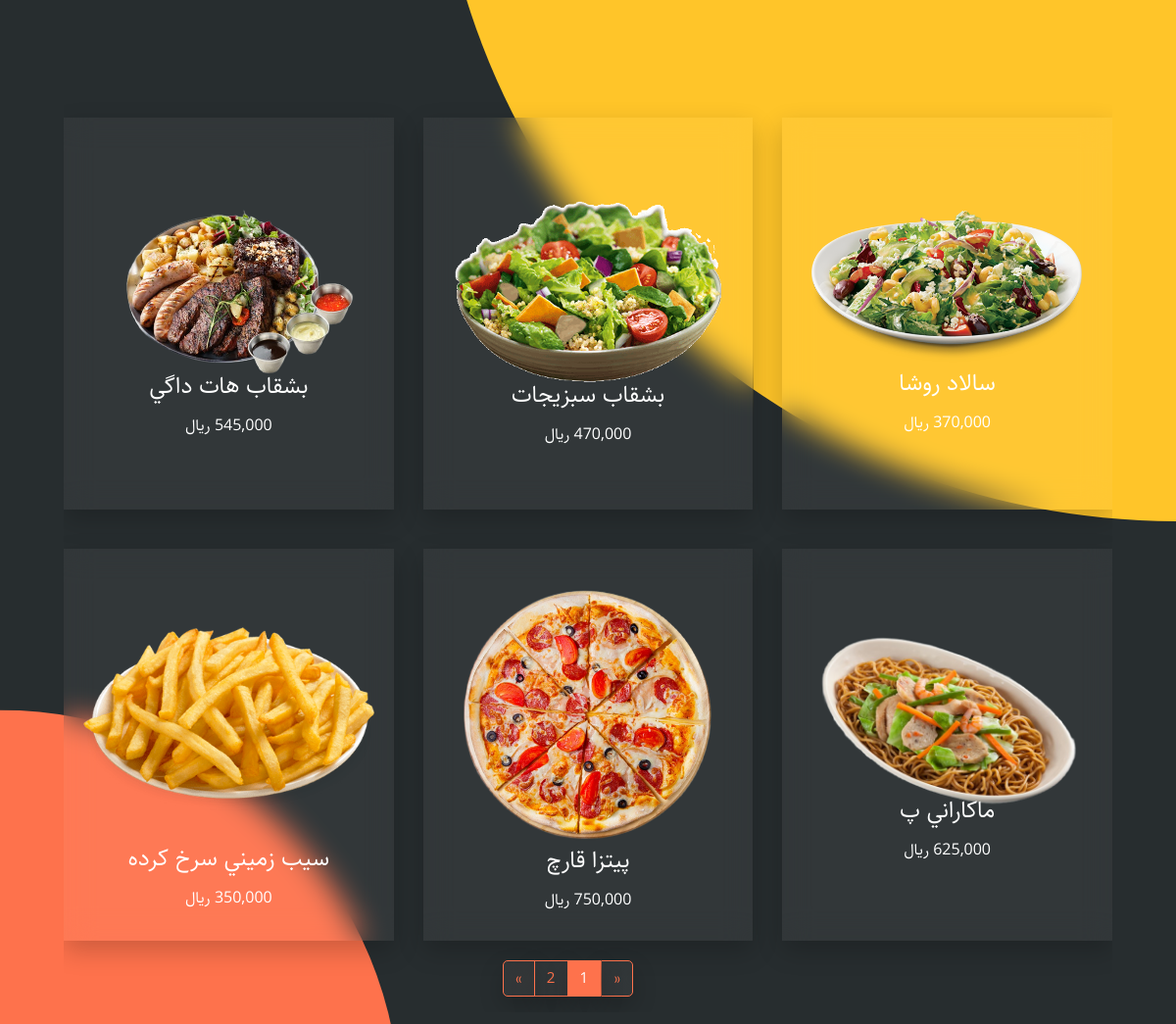
/store/, run on the app's committed database.
### store/models.py (models this page shows, shortened)
class Product(models.Model):
    title = models.CharField(max_length=100, unique=True, verbose_name="عنوان")
    content = models.TextField(verbose_name="توضيحات")
    status = models.BooleanField(default=False, verbose_name="وضعيت")
    price = models.DecimalField(max_digits=11, decimal_places=0, default=0, verbose_name="قيمت")
    category = models.ManyToManyField(Category, blank=True, verbose_name="دسته بندي")
    pic = models.ImageField(upload_to='upload/product/images', default='upload/images/no-img.jpg', verbose_name="تصوير")
    recommended_product = models.ManyToManyField('self', blank=True,verbose_name="محصولات پيشنهادي")
    class Meta:
        ordering = ('-id',)
        verbose_name_plural = 'محصولات'
        verbose_name = 'محصول'
    def get_absolute_url(self):
        return reverse('product-detail', args=[self.id])

### store/views.py (the view)
# urls.py: path('store/', ProductList.as_view(), name='product'),
class ProductList(FormContextMixin, ListView):
    model = Product
    template_name = 'product_list.html'
    paginate_by = 6
    queryset = Product.objects.filter(status=True)
    def get_context_data(self, **kwargs):
        context = super().get_context_data(**kwargs)
        context['cart_product_form'] = CartAddProductForm()
        return context

### store/context_processors.py (called while the page is built)
def cart(request):
    return {'cart': Cart(request)}

### store/views.py (called while the page is built)
    def get_context_data(self, *args, **kwargs):
        ctx = super(FormContextMixin, self).get_context_data(**kwargs)
        ctx['cart_product_from'] = CartAddProductForm()
        return ctx

### store/templates/product_list.html (shortened to what this page needs)
{% extends 'base.html' %}
{% load static %}
{% load humanize %}
{% block content %}
    <section>
        <div class="productcontainer">
            <div class="row">
                {% for product in product_list %}
                    <div class="col-md-4">
                        <div class="productcard">
                            <div class="imgBx">
                                <img src="{{ product.pic.url }}" alt="{{ product.title }}" class="img-fluid">
                                <h4>{{ product.title }}</h4>
                                <h6 class="mt-2" style="color: white;">{{product.price|intcomma:False}} ريال</h6>
                            </div>
                        </div>
                    </div>
                {% endfor %}
            </div>
            <div class="col-md-12 ">
                <div class="text-center">
                        {% if is_paginated %}
                            <ul class="pagination justify-content-center">
                                {% if page_obj.has_previous %}
                                    <li class="page-item ">
                                        <a class="page-link" href="?page={{ page_obj.previous_page_number }}">&laquo;</a>
                                    </li>
                                    {% else %}
                                        <li class="page-item disabled">
                                            <a class="page-link" href="#">&laquo;</a>
                                        </li>
                                {% endif %}
                                {% for i in paginator.page_range %}
                                    {% if page_obj.number == i %}
                                        <li class="page-item active">
                                            <a class="page-link" href="?page={{ i }}"> {{ i }}</a>
                                        </li>
                                    {% else %}
                                        <li class="page-item">
                                            <a class="page-link" href="?page={{ i }}"> {{ i }}</a>
                                        </li>
                                    {% endif %}
                                {% endfor %}
                                {% if page_obj.has_next %}
                                    <li class="page-item">
                                        <a class="page-link" href="?page={{ page_obj.next_page_number }}">&raquo;</a>
                                    </li>
                                    {% else %}
                                    <li class="page-item disabled">
                                        <a class="page-link" href="#">&raquo;</a>
                                    </li>
                                {% endif %}
                            </ul>
                        {% endif %}
                </div>
            </div>
        </div>
    </section>
{% endblock %}

### store/templates/base.html (shortened to what this page needs)
{% load static %}
{% load render_partial %}
<!DOCTYPE html>
<html lang="en">
<head>
    <link rel="stylesheet" href="{% static 'css/bootstrap.css' %}" />
    <link rel="stylesheet" href="{% static 'css/foodstyle.css' %}">
    <link rel="stylesheet" type="text/css" href="{% static 'font-awesome-4.7.0/css/font-awesome.min.css' %}" />
</head>
<body>
    <div class="container">
        {% block content %} {% endblock %}
    </div>
</body>
</html>

### static/css/foodstyle.css (style rules this page uses)
body { direction: rtl; text-align: right; background: #272D2F; margin: 0; padding: 0; font-family: Sahel; font-size: 0.95rem; }
a { text-decoration: none; }
section { display: flex; justify-content: center; align-items: center; min-height: 100vh; background:#272D2F; padding: 100px 20px; }
section::before { content: ""; position: fixed; top: 0; left: 0; width: 100%; height: 100%; background: #FFC529; clip-path: circle(65% at 100% -20%); }
section::after { content: ""; position: fixed; top: 0; left: 0; width: 100%; height: 100%; background: #FE724C; clip-path: circle(35% at 0% 100%); }
.productcontainer { position: relative; z-index: 10; display: flex; justify-content: center; align-items: center; flex-wrap: wrap; overflow: hidden; }
.productcontainer .productcard { position: relative; height: 400px; margin: 20px 0px; display: flex; justify-content: center; align-items: center; flex-direction: column; background: rgba(255, 255, 255, .05); box-shadow: 0 10px 25px rgba(0, 0, 0, .2); backdrop-filter: blur(15px); }
.productcontainer .productcard .imgBx { position: relative; display: flex; justify-content: center; align-items: center; flex-direction: column; padding: 20px; transition: .5s ease-in-out; }
.productcontainer .productcard .imgBx img { max-width: 100%; margin: 0 0 20px; transition: .5s ease-in-out; }
.productcontainer .productcard .imgBx h4 { color: #fff; font-weight: 400; margin-top: -40px; }
.page-item.disabled .page-link { background: rgba(255, 255, 255, .05); box-shadow: 0 10px 25px rgba(0, 0, 0, .2); backdrop-filter: blur(15px); color: #FE724C; border-color: #FE724C; border-radius: 0 5px 5px 0; }
.page-item .page-link { background: rgba(255, 255, 255, .05); box-shadow: 0 10px 25px rgba(0, 0, 0, .2); backdrop-filter: blur(15px); color: #FE724C; border-color: #FE724C; border-radius: 0; }
.page-item.active .page-link { background: #FE724C; border-color: #FE724C; color: #fff; }
.page-item:last-child .page-link { border-radius:5px 0 0 5px; }

### data on the page
Product: pic (picture), title "سالاد روشا"
Product: pic (picture), title "بشقاب سبزيجات", price "470,000"
Product: pic (picture), title "بشقاب هات داگي"
Product: pic (picture), title "ماكاراني پ", price "625,000"
Product: pic (picture), title "پيتزا قارچ"
Product: pic (picture), title "سيب زميني سرخ كرده"

### other printed values
{{ i }} "1"
{{ i }} "2"
